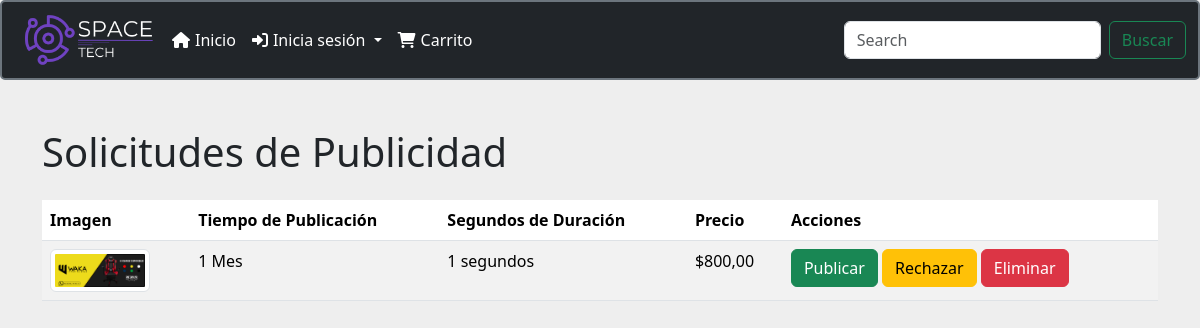
The app's page /ver_solicitudes/ with its own data.
### menu/models.py (models this page shows, shortened)
class SolicitudPublicidad(models.Model):
    imagen = models.ImageField(upload_to='publicidades/')
    tiempo = models.IntegerField(choices=[(1, '1 Semana'), (2, '2 Semanas'), (4, '1 Mes'), (12, '3 Meses')])
    segundos = models.IntegerField()
    precio = models.DecimalField(max_digits=10, decimal_places=2)
    fecha_vencimiento = models.DateTimeField(null=True, blank=True)
    publicada = models.BooleanField(default=False)

### menu/views.py (the view)
# urls.py: path('ver_solicitudes/', ver_solicitudes_view, name='ver_solicitudes'),
def ver_solicitudes_view(request):
    solicitudes = SolicitudPublicidad.objects.all()
    return render(request, 'ver_solicitudes.html', {'solicitudes': solicitudes})

### menu/context_processors.py (called while the page is built)
def carrito_items_count(request):
    if request.user.is_authenticated:
        cart, created = Cart.objects.get_or_create(user=request.user)
        carrito_items_count = CartItem.objects.filter(cart=cart).aggregate(total_quantity=Sum('quantity'))['total_quantity'] or 0
    else:
        carrito_items_count = 0
    return {
        'carrito_items_count': carrito_items_count
    }

### menu/templates/ver_solicitudes.html (shortened to what this page needs)
<!DOCTYPE html>
<html lang="en">
<head>
    <link rel="stylesheet" href="https://cdn.jsdelivr.net/npm/bootstrap@5.3.3/dist/css/bootstrap.min.css">
</head>
<body>
    {% include "plantilla/menu.html" %}
    <div class="container mt-5">
        <h1 class="mb-4">Solicitudes de Publicidad</h1>
        <table class="table table-striped table-hover">
            <thead>
                <tr>
                    <th>Imagen</th>
                    <th>Tiempo de Publicación</th>
                    <th>Segundos de Duración</th>
                    <th>Precio</th>
                    <th>Acciones</th>
                </tr>
            </thead>
            <tbody>
                {% for solicitud in solicitudes %}
                <tr>
                    <td>
                        {% if solicitud.imagen %}
                            <img src="{{ solicitud.imagen.url }}" alt="Publicidad" class="img-thumbnail" style="max-width: 100px;">
                        {% else %}
                            No Image
                        {% endif %}
                    </td>
                    <td>{{ solicitud.get_tiempo_display }}</td>
                    <td>{{ solicitud.segundos }} segundos</td>
                    <td>${{ solicitud.precio }}</td>
                    <td>
                        <form action="{% url 'publicar_solicitud' solicitud.id %}" method="post" style="display:inline;">
                            <button type="submit" class="btn btn-success">Publicar</button>
                        </form>
                        <button type="button" class="btn btn-warning reject-btn">Rechazar</button>
                        <form action="{% url 'eliminar_solicitud' solicitud.id %}" method="post" style="display:inline;">
                            <button type="submit" class="btn btn-danger">Eliminar</button>
                        </form>
                    </td>
                </tr>
                {% endfor %}
            </tbody>
        </table>
    </div>
</body>
</html>

### records on screen
SolicitudPublicidad: imagen (picture), tiempo "1 Mes", segundos "1", precio "800,00"
